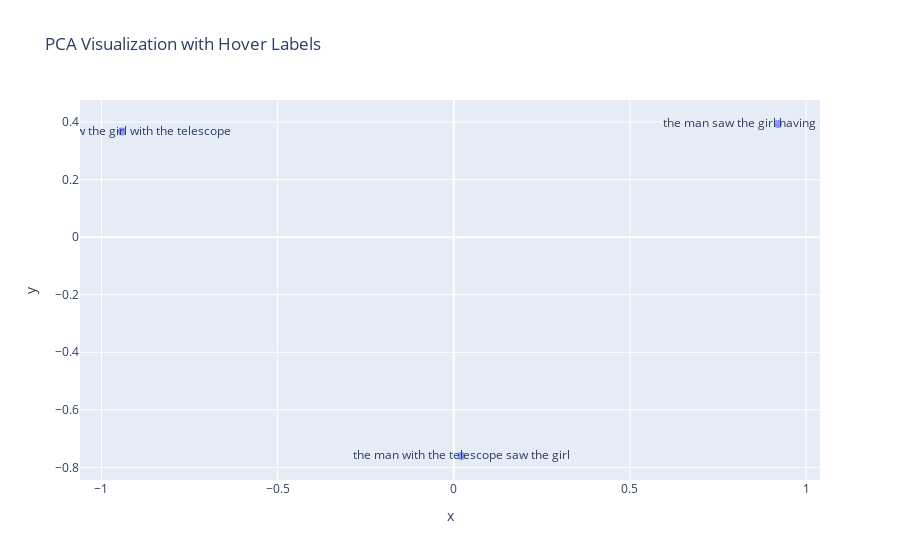

The notebook cell this image was saved under:
### Code cell
import plotly.express as px
from sklearn.decomposition import PCA

pca = PCA(n_components=3)
embeddings_2d = pca.fit_transform(embeddings)

# Create interactive scatter plot
fig = px.scatter(
    x=embeddings_2d[:, 0],
    y=embeddings_2d[:, 1],
    text=labels,  # show label on hover
    title="PCA Visualization with Hover Labels"
)

fig.update_traces(marker=dict(size=8, opacity=0.7),
                  hovertemplate="Label: %{text}<br>PC1: %{x}<br>PC2: %{y}<extra></extra>")

fig.show()

### Figure 1 — Plotly figure (JSON) as saved in the notebook; plotly's stock layout.template omitted (floating-point values rounded to 4 significant figures)
{"data": [{"hovertemplate": "Label: %{text}<br>PC1: %{x}<br>PC2: %{y}<extra></extra>", "legendgroup": "", "marker": {"color": "#636efa", "opacity": 0.7, "size": 8, "symbol": "circle"}, "mode": "markers+text", "name": "", "orientation": "v", "showlegend": false, "text": ["the man saw the girl with the telescope", "the man with the telescope saw the girl", "the man saw the girl having the telescope"], "type": "scatter", "x": [-0.9417, 0.02139, 0.9204], "xaxis": "x", "y": [0.3671, -0.7604, 0.3933], "yaxis": "y"}], "layout": {"legend": {"tracegroupgap": 0}, "title": {"text": "PCA Visualization with Hover Labels"}, "xaxis": {"anchor": "y", "domain": [0, 1], "title": {"text": "x"}}, "yaxis": {"anchor": "x", "domain": [0, 1], "title": {"text": "y"}}}}
